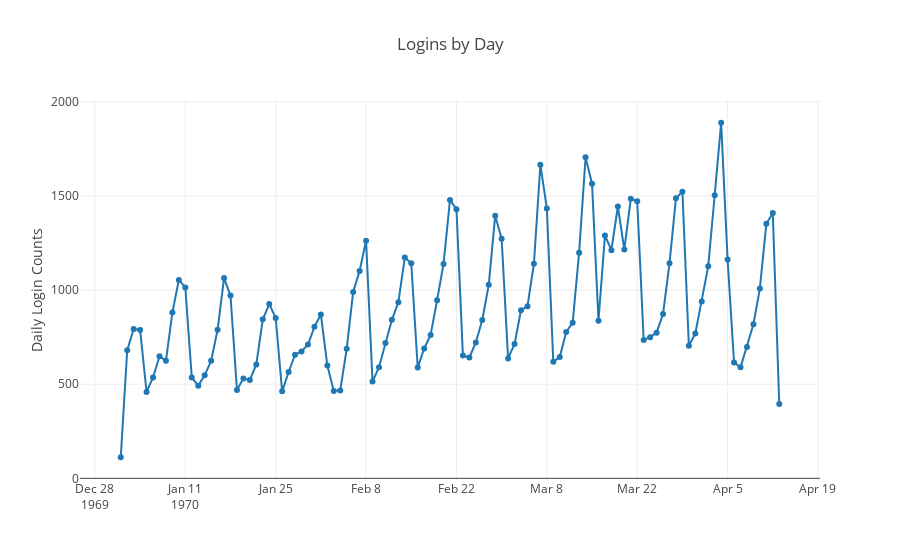

Write notebook code for a chart like this one.
### Code cell
trace0 = go.Scatter(x=daily.index, y=daily['count'],
                                  mode='lines+markers')

layout = go.Layout(title='Logins by Day',
                  yaxis=dict(title='Daily Login Counts'))

fig = go.Figure([trace0], layout)

iplot(fig, filename='daily.html')
